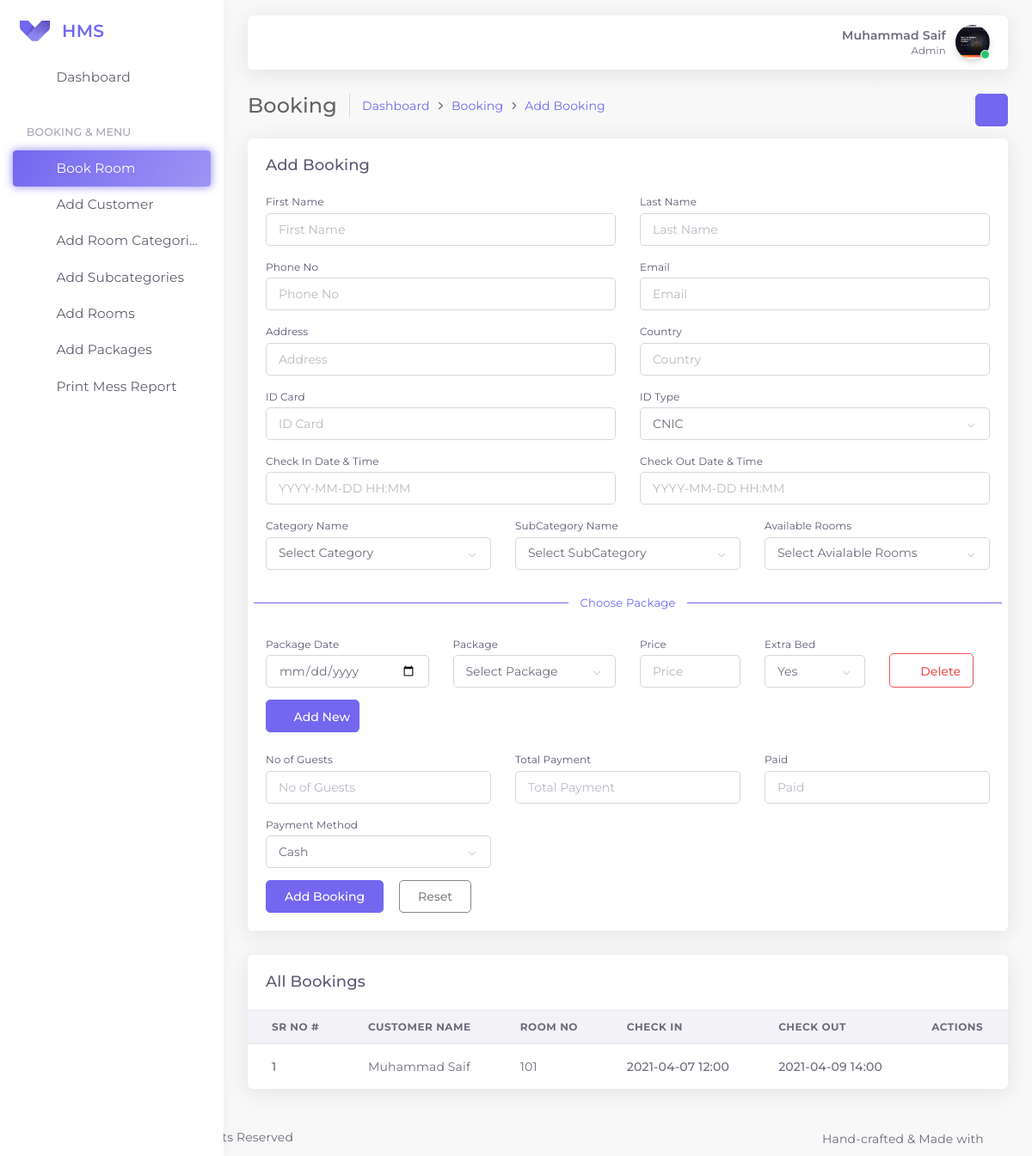
/themes/pages/booking.php (signed in), run on an earlier commit of the app's database.
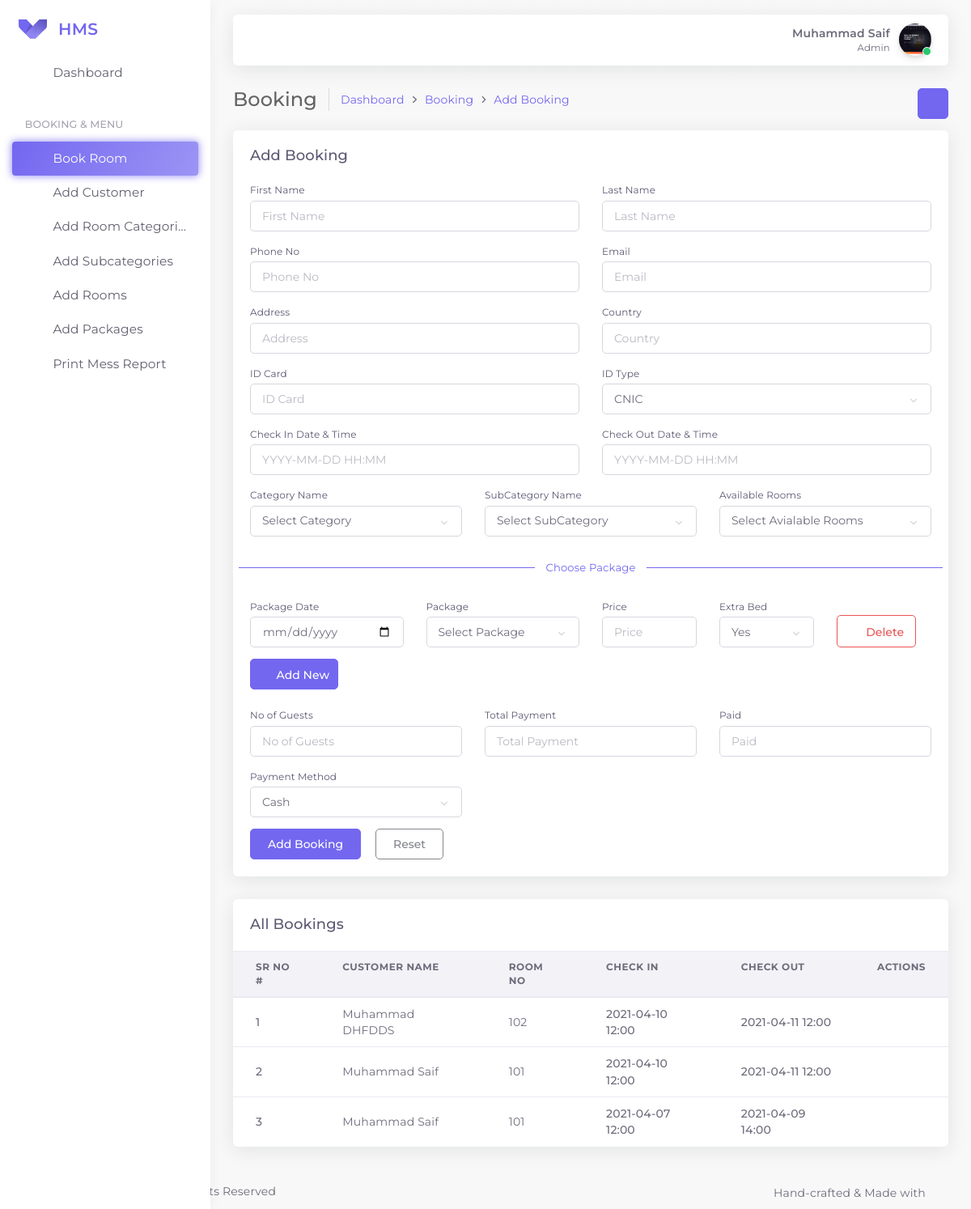
And on a later commit of the database.
### tables this page shows
CREATE TABLE `hms_booking` (
  `bookid` int(11) NOT NULL,
  `customer_no` varchar(20) NOT NULL,
  `first_name` varchar(50) NOT NULL,
  `last_name` varchar(50) NOT NULL,
  `address` varchar(200) NOT NULL,
  `email` varchar(100) NOT NULL,
  `phone_no` varchar(100) NOT NULL,
  `id_card` varchar(50) NOT NULL,
  `id_card_type` varchar(50) NOT NULL,
  `country` varchar(25) NOT NULL,
  `catid` int(50) NOT NULL,
  `subcatid` int(50) NOT NULL,
  `room_no` varchar(50) NOT NULL,
  `no_of_guests` int(10) NOT NULL,
  `check_in` varchar(100) NOT NULL,
  `check_out` varchar(100) NOT NULL,
  `total_payment` varchar(50) NOT NULL,
  `paid` varchar(50) DEFAULT NULL,
  `payment_method` varchar(50) NOT NULL,
  `status` varchar(10) NOT NULL,
  `created_at` datetime NOT NULL DEFAULT current_timestamp()
);

### app-assets/classes/Booking.php (called while the page is built, shortened)
<?php
class Booking
{
    protected $conn;
    public function __construct($conn)
    {
        $this->conn = $conn;
    }
    public function get_all_bookings()
    {
        $stmt = $this->conn->prepare("SELECT * FROM hms_booking ORDER BY bookid DESC");
        $stmt->execute();
        $stmt->setFetchMode(PDO::FETCH_ASSOC);
        $bookings = $stmt->fetchAll();
        if ($bookings) {
            return $bookings;
        } else {
            return false;
        }
    }
    public function get_last_bookid()
    {
        $stmt = $this->conn->prepare("SELECT * from hms_booking order by bookid DESC LIMIT 1");
        $stmt->execute();
        if ($stmt->rowCount() > 0) {
            $row = $stmt->fetch(PDO::FETCH_ASSOC);
            return $row["bookid"];
        } else {
            return false;
        }
    }
}

### app-assets/includes/getlastbookid.php (called while the page is built, shortened)
<?php
$db= new DbConnect;
$conn=$db->DbConnection();
$booking=new Booking($conn);
$lastbookid=$booking->get_last_bookid();

### app-assets/includes/getbooking.php (the view, shortened to what this page needs)
<?php
$db = new DbConnect;
$conn = $db->DbConnection();
$bookings = new Booking($conn);
$booked = $bookings->get_all_bookings();
?>
<div class="row" id="basic-table">
    <div class="col-12">
        <div class="card">
            <div class="card-header">
                <h4 class="card-title">All Bookings</h4>
            </div>
            <div class="table-responsive">
                <table class="table">
                    <thead>
                        <tr>
                            <th>Sr No #</th>
                            <th>Customer Name</th>
                            <th>Room No</th>
                            <th>Check In</th>
                            <th>Check out</th>
                            <th>Actions</th>
                        </tr>
                    </thead>
                    <tbody>
                        <?php
                        if ($booked) {
                            $i = 1;
                            foreach ($booked as $bookdata) {
                                echo '<tr>
                            <td>
                                <span class="font-weight-bold">' . $i . '</span>
                            </td>
                            <td>' . $bookdata["first_name"] . ' ' . $bookdata["last_name"] . '</td>
                            <td>' . $bookdata["room_no"] . '</td>
                            <td class="font-weight-bold">' . $bookdata["check_in"] . '</td>
                            <td class="font-weight-bold">' . $bookdata["check_out"] . '</td>
                            <td>
                            <div class="dropdown">
                            <button type="button" class="btn btn-sm dropdown-toggle hide-arrow" data-toggle="dropdown">
                                <i data-feather="more-vertical"></i>
                            </button>
                            <div class="dropdown-menu">
                                <a class="dropdown-item" href="/booking/print/'.$bookdata["bookid"].'">
                                    <i data-feather="file" class="mr-50"></i>
                                    <span>Print</span>
                                </a>
                                <a class="dropdown-item" href="/booking/extend/'.$bookdata["bookid"].'">
                                    <i data-feather="edit" class="mr-50"></i>
                                    <span>Extend</span>
                                </a>
                            </div>
                        </div>
                            </td>
                        </tr>';
                                $i++;
                            }
                        } else {
                            echo "<tr><td class='p-1'> No Booking Found.</td><tr>";
                        }
                        ?>
                    </tbody>
                </table>
            </div>
        </div>
    </div>
</div>

What changed in the data, as far as the page shows it:
added hms_booking: first_name "Muhammad", last_name "DHFDDS", room_no "102", check_in "2021-04-10 12:00", check_out "2021-04-11 12:00"
added hms_booking: first_name "Muhammad", last_name "Saif", room_no "101", check_in "2021-04-10 12:00", check_out "2021-04-11 12:00"
